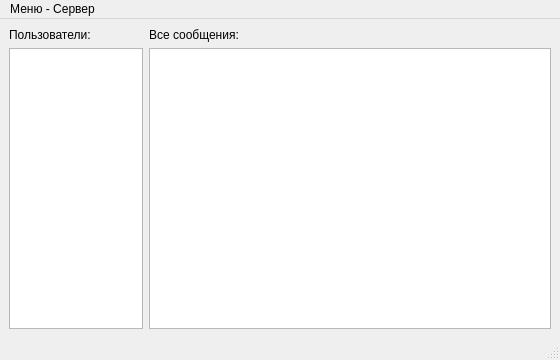
<?xml version="1.0" encoding="UTF-8"?>
<ui version="4.0">
 <class>MainWindow</class>
 <widget class="QMainWindow" name="MainWindow">
  <property name="geometry">
   <rect>
    <x>0</x>
    <y>0</y>
    <width>560</width>
    <height>360</height>
   </rect>
  </property>
  <property name="minimumSize">
   <size>
    <width>560</width>
    <height>360</height>
   </size>
  </property>
  <property name="windowTitle">
   <string>Чат - Сервер</string>
  </property>
  <widget class="QWidget" name="centralwidget">
   <layout class="QHBoxLayout" name="horizontalLayout">
    <item>
     <layout class="QGridLayout" name="gridLayout">
      <item row="1" column="0">
       <layout class="QHBoxLayout" name="horizontalLayout_2" stretch="1,3">
        <item>
         <widget class="QListWidget" name="listWidget">
          <property name="minimumSize">
           <size>
            <width>100</width>
            <height>268</height>
           </size>
          </property>
         </widget>
        </item>
        <item>
         <widget class="QTextEdit" name="textEdit">
          <property name="minimumSize">
           <size>
            <width>265</width>
            <height>268</height>
           </size>
          </property>
         </widget>
        </item>
       </layout>
      </item>
      <item row="0" column="0">
       <layout class="QHBoxLayout" name="horizontalLayout_3" stretch="1,3">
        <item>
         <widget class="QLabel" name="label_2">
          <property name="text">
           <string>Пользователи:</string>
          </property>
         </widget>
        </item>
        <item>
         <widget class="QLabel" name="label">
          <property name="text">
           <string>Все сообщения:</string>
          </property>
         </widget>
        </item>
       </layout>
      </item>
     </layout>
    </item>
   </layout>
  </widget>
  <widget class="QMenuBar" name="menubar">
   <property name="geometry">
    <rect>
     <x>0</x>
     <y>0</y>
     <width>560</width>
     <height>22</height>
    </rect>
   </property>
   <widget class="QMenu" name="menu">
    <property name="title">
     <string>Меню - Сервер</string>
    </property>
    <addaction name="menu_start"/>
    <addaction name="separator"/>
    <addaction name="menu_stop"/>
   </widget>
   <addaction name="menu"/>
  </widget>
  <widget class="QStatusBar" name="statusbar"/>
  <action name="menu_start">
   <property name="text">
    <string>Сервер - Старт</string>
   </property>
  </action>
  <action name="menu_stop">
   <property name="text">
    <string>Сервер - Стоп</string>
   </property>
  </action>
 </widget>
 <resources/>
 <connections/>
</ui>
